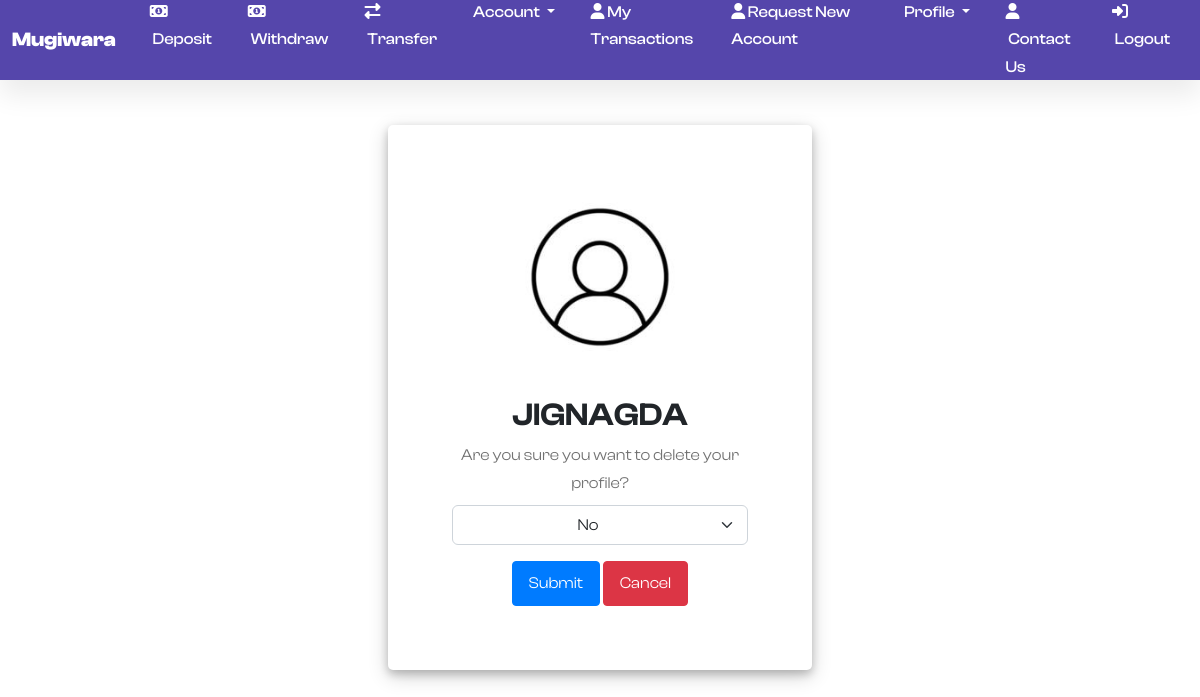
Before: /profile_deletion/ (signed in) with the older database file.
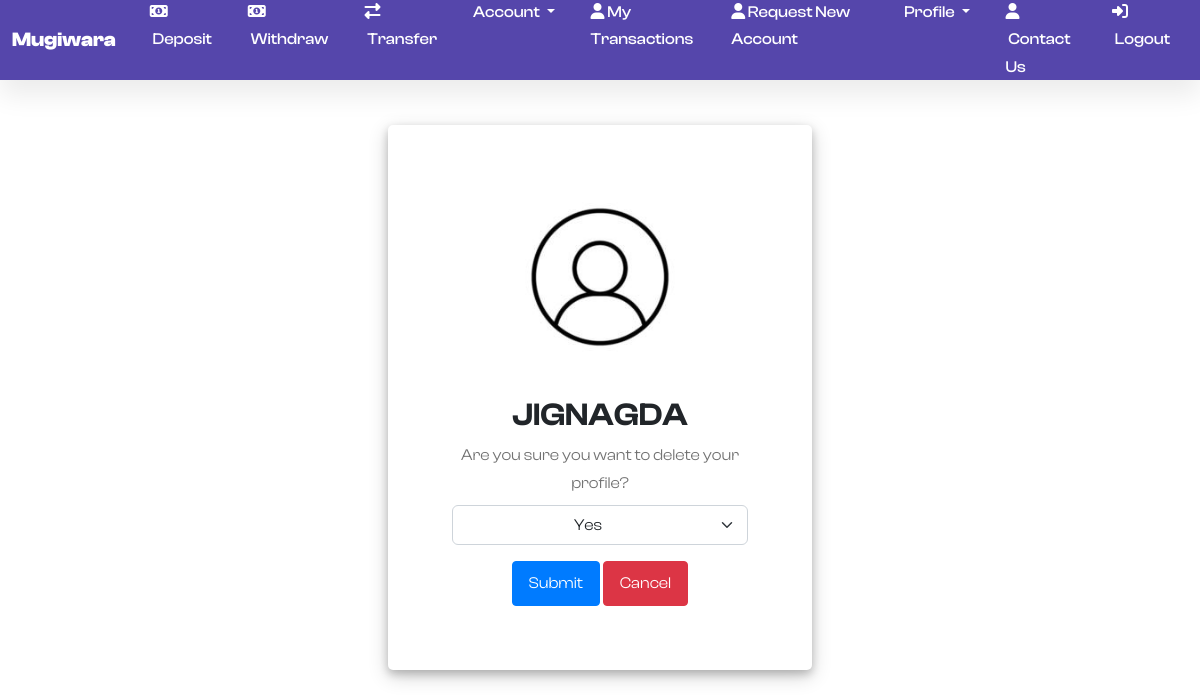
After: the same page with the newer database file.
### users/models.py (models this page shows, shortened)
class BankingUser(models.Model):
    User_types = {
        'iu_re': 'Regular Employee',
        'iu_sm': 'System Manager',
        'iu_sa': 'System Administrator',
        'eu_cust': 'Customer',
        'eu_mo': 'Merchant/Organization',
    }
    modification_status = {
        'pending': 'Waiting for Approval',
        'rejected': 'Rejected',
        'approved': 'Approved'
    }
    requesting_deletion = {
        'yes': 'Yes',
        'no': 'No'
    }
    user = models.OneToOneField(User, on_delete = models.CASCADE, related_name = 'user')
    usertype = models.CharField(max_length = 256, choices = User_types)
    dob = models.DateField(default = None, blank = True, null = True)
    mobile_number = models.CharField(max_length = 256, default=None, blank=True, null = True)
    street_address = models.CharField(max_length = 512, default=None, blank=True, null = True)
    city = models.CharField(max_length = 128, default=None, blank=True, null = True)
    state = models.CharField(max_length = 128, default=None, blank=True, null = True)
    zip_code = models.CharField(max_length = 10, default=None, blank=True, null = True)
    country = models.CharField(max_length = 256, default=None, blank=True, null = True)
    account_created = models.DateTimeField(auto_now_add = True, null = True)
    user_handler = models.ForeignKey("BankingUser", on_delete = models.CASCADE, related_name = 'internal_user', blank=True, null = True)
    pd_modification_status = models.CharField(max_length = 128, choices = modification_status, blank=True, null = True)
    pd_modified = models.DateTimeField(auto_now = True, blank=True, null = True)
    deletion = models.CharField(max_length = 128, choices = requesting_deletion, blank=True, null = True, default = 'no')
    deletion_status = models.CharField(max_length = 128, choices = modification_status, blank=True, null = True)

### users/views.py (the view)
# urls.py: path('profile_deletion/', views.request_profile_deletion, name = 'profile-deletion'),
@login_required
def request_profile_deletion(request, *args, **kwargs):
   if request.method == 'POST':
       form = UserDeletionRequestForm(request.POST, instance = BankingUser.objects.get(user = request.user))
       if form.is_valid():
           form.cleaned_data['deletion_status'] = 'pending'
           print(form.cleaned_data)
           messages.info(request, "Your request for Deletion has been submitted for approval")
           form.save()
           return redirect('mugiwara')
       else:
           print(form.errors)  # Print form errors for debugging
   else:
       form = UserDeletionRequestForm(instance = BankingUser.objects.get(user = request.user))
   return render(request, 'users/request_profile_deletion.html', {'form': form})

### users/forms.py
class UserDeletionRequestForm(ModelForm):
    class Meta:
        model = BankingUser
        fields = ['deletion', 'deletion_status']
    def __init__(self, *args, **kwargs):
        super(UserDeletionRequestForm, self).__init__(*args, **kwargs)
        self.fields['deletion'].label = 'Are you sure you want to delete your profile?'
        self.fields['deletion_status'].initial = 'pending'
        self.fields['deletion_status'].widget = forms.HiddenInput()  # Hide the field

### users/templates/users/request_profile_deletion.html (shortened to what this page needs)
{% extends 'users/base.html' %}
{% load crispy_forms_tags %}
{% block content %}
<!DOCTYPE html>
<html lang="en">
<head>
    <link rel="stylesheet" href="../../static/users/asset/css/request_profile_deletion.css">
</head>
<body>
    <div class="container forget-password">
        <div class="row">
            <div class="col-md-12 col-md-offset-4">
                <div class="panel panel-default">
                    <div class="panel-body">
                        <div class="text-center">
                            <img src="../../static/users/asset/images/profile.jpeg" alt="car-key" border="0">
                            <h2 class="text-center text-uppercase">{{ user.username }}</h2>
                            <form id="create_blog" method="POST" enctype="multipart/form-data" class="debit-form">
                                {{ form|crispy }}
                                <button type="submit" class="submit-button">Submit</button>
                                <a class="cancel-button" href="{% url 'mugiwara' %}" role="button">Cancel</a>
                            </form>
                        </div>
                    </div>
                </div>
            </div>
        </div>
    </div>
</body>
</html>
{% endblock %}

Changed rows visible on the page:
changed BankingUser: deletion "No" → "Yes"
